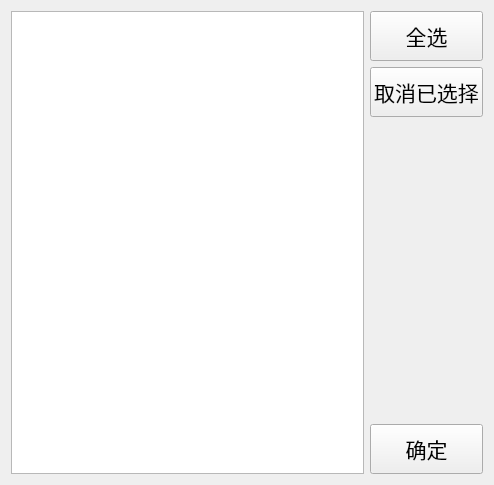
<?xml version="1.0" encoding="UTF-8"?>
<ui version="4.0">
 <class>ShareFile</class>
 <widget class="QWidget" name="ShareFile">
  <property name="geometry">
   <rect>
    <x>0</x>
    <y>0</y>
    <width>494</width>
    <height>485</height>
   </rect>
  </property>
  <property name="windowTitle">
   <string>Form</string>
  </property>
  <layout class="QGridLayout" name="gridLayout">
   <item row="0" column="0">
    <widget class="QListWidget" name="FriendList">
     <property name="selectionMode">
      <enum>QAbstractItemView::MultiSelection</enum>
     </property>
    </widget>
   </item>
   <item row="0" column="1">
    <layout class="QVBoxLayout" name="verticalLayout">
     <item>
      <widget class="QPushButton" name="allSelect_PB">
       <property name="minimumSize">
        <size>
         <width>0</width>
         <height>50</height>
        </size>
       </property>
       <property name="font">
        <font>
         <family>宋体</family>
         <pointsize>16</pointsize>
        </font>
       </property>
       <property name="text">
        <string>全选</string>
       </property>
      </widget>
     </item>
     <item>
      <widget class="QPushButton" name="canceSelect_PB">
       <property name="minimumSize">
        <size>
         <width>0</width>
         <height>50</height>
        </size>
       </property>
       <property name="font">
        <font>
         <family>宋体</family>
         <pointsize>16</pointsize>
        </font>
       </property>
       <property name="text">
        <string>取消已选择</string>
       </property>
      </widget>
     </item>
     <item>
      <spacer name="verticalSpacer">
       <property name="orientation">
        <enum>Qt::Vertical</enum>
       </property>
       <property name="sizeHint" stdset="0">
        <size>
         <width>20</width>
         <height>40</height>
        </size>
       </property>
      </spacer>
     </item>
     <item>
      <widget class="QPushButton" name="Ok_PB">
       <property name="minimumSize">
        <size>
         <width>0</width>
         <height>50</height>
        </size>
       </property>
       <property name="font">
        <font>
         <family>宋体</family>
         <pointsize>16</pointsize>
        </font>
       </property>
       <property name="text">
        <string>确定</string>
       </property>
      </widget>
     </item>
    </layout>
   </item>
  </layout>
 </widget>
 <resources/>
 <connections/>
</ui>
